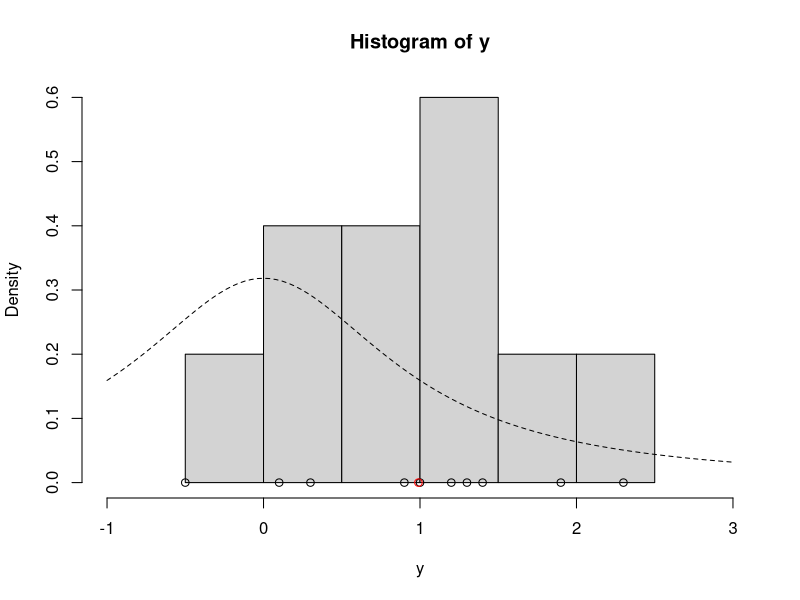

Generate this figure with R: (Note: this script raises an error after producing the figure.)
log_lilelihood <- function(mu, n, ybar) {
    mu2 <- mu^2
    n * (ybar * mu - mu2 / 2.0) - log(1.0 + mu2)
}

metropolis_hastings <- function(n, ybar, n_iter, mu_init, cand_std) {
    mu_out <- numeric(n_iter)
    accept_count <- 0
    mu_now <- mu_init
    log_lilelihood_now <- log_lilelihood(mu = mu_now, n = n, ybar = ybar)

    for (i in 1:n_iter) {
        mu_cand <- rnorm(1, mean = mu_now, sd = cand_std)
        log_lilelihood_cand <- log_lilelihood(mu = mu_now, n = n, ybar = ybar)
        log_alpha <- log_lilelihood_cand - log_lilelihood_now
        alpha <- exp(log_alpha)

        u <- runif(1)
        if (u < alpha) {
            mu_now <- mu_cand
            accept_count <- accept_count + 1
            log_lilelihood_now <- log_lilelihood_cand
        }

        mu_out[i] <- mu_now
    }

    list(mu = mu_out, accept = accept_count / n_iter)
}

# data given (we can get an approximation of parameter mu from this data)
y <- c(1.2, 1.4, -0.5, 0.3, 0.9, 2.3, 1.0, 0.1, 1.3, 1.9)

ybar <- mean(y)
n <- length(y)
hist(y, freq = FALSE, xlim = c(-1.0, 3.0))
points(y, rep(0.0, n))
points(ybar, 0.0, col = "red")
curve(dt(x, df = 1), lty = 2, add = TRUE) # prior distribution for mu

# posterior sampling
set.seed(32) # in order to reproduce the same random sampling
posterior <- metropolis_hastings(
    n = n,
    ybar = ybar,
    n_iter = 1e3,
    mu_init = 0.0,
    cand_std = 0.05
)

str(posterior) # find out what is inside an object

# explore posterior using coda library
traceplot(as.mcmc(posterior$mu)) # history of MCMC accepting/rejecting process

# for random walk Metropolis-Hastings an appropriate acceptance rate is between 0.23 and 0.5
# in order to explore the wide amount of stated and dont get stuck a lot in the same state

# get rid of the first 1000 iterations when a chain is still exploring
posterior$mu_keep <- posterior$mu[-c(1:100)] # taking away first 100 elements
plot(density(posterior$mu_keep), xlim = c(-1.0, 3.0))